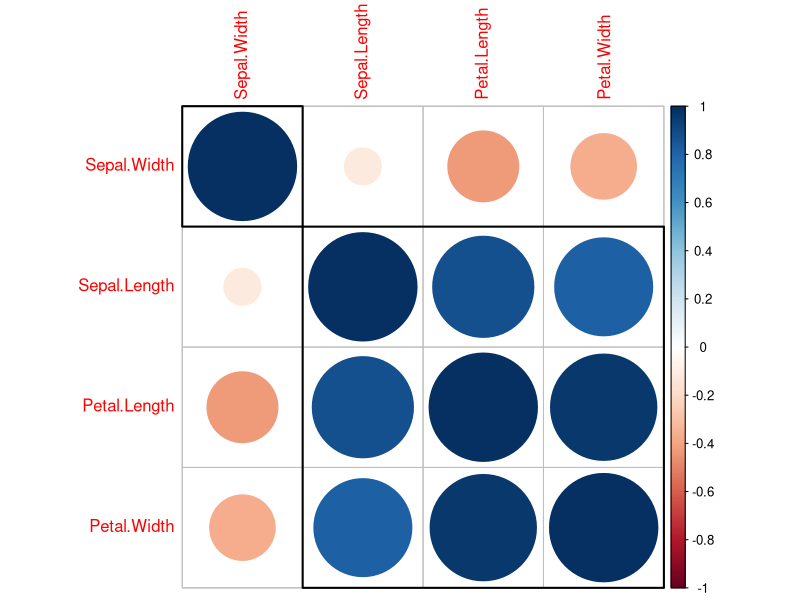
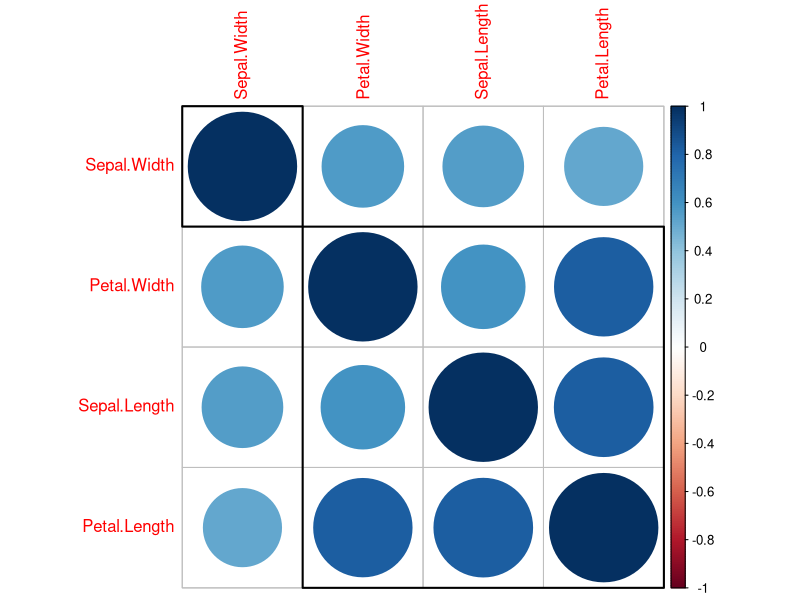

Source code (R) for these figures, in order: (Note: this script raises an error after producing the figures.)
# --------------------------------------------------------------------
# Author: MBNik
# Date: 10th June 2017

# Aim: Discrimination and Classification of the Iris dataset
# --------------------------------------------------------------------

# Libraries:
library(MASS)
library(corrplot)
library(e1071)
library(rpart)

# Clear workspace
rm(list = ls())

# Load data:
myData <- iris
str(myData)

# Data exploration:
M <- cor(myData[,c(1:4)])
corrplot(M, order = 'hclust', addrect = 2)


# Split data in training and test set:
set.seed(10062017)
myTraining <- myData[sample(nrow(myData), 
                            replace = FALSE, size = ceiling(0.7*nrow(myData))),]

ID_Training <- row.names(myTraining)
ID_Data <- row.names(myData)
ID_Test <- which(!ID_Data%in%ID_Training)

myTest <- myData[ID_Test,]
# -------------------------------
# Linear Discriminant Analysis
# -------------------------------
myTrainLDA <- lda(Species ~., data = myTraining)
predictLDA <- predict(myTrainLDA, newdata = myTest)$class

LDA_error <- table(predictLDA==myTest[,5])/ nrow(myTest)

# -------------------------------
# QDA
# -------------------------------
myTrainQDA <- qda(Species ~., data = myTraining)
predictQDA <- predict(myTrainLDA, newdata = myTest)$class

QDA_error <- table(predictLDA==myTest[,5])/ nrow(myTest)

# -------------------------------
# Crossvalidation LDA QDA 
# -------------------------------
LDA.iris  <- lda(Species~., data=iris, CV=TRUE)
QDA.iris  <- qda(Species~., data=iris, CV=TRUE)


table(LDA.iris$class, iris$Species)
1 - sum(diag(table(LDA.iris$class, iris$Species)))/ sum(table(LDA.iris$class, iris$Species))

table(QDA.iris$class, iris$Species)
1 - sum(diag(table(QDA.iris$class, iris$Species)))/ sum(table(QDA.iris$class, iris$Species))


# -------------------------------
# understanding GLM
# -------------------------------

# This is a step by step explanation who GLM can be applied for a 
# binary classifier using the iris dataset:

# ---------------------------------
# Data manipulation & preparation
# ---------------------------------

# Lets drop the virginica species in order to be able to use
# the iris dataset for a binary classification.
index <- myData$Species=='setosa'
myGLM_Data <- myData[!index,]
myGLM_Data$Species <- factor(myGLM_Data$Species)

# Create some dummy coding 
# => 1 for virginica and 0 for versicolor
myGLM_Data$virginica <- myGLM_Data$Species == 'virginica'

# Split the dataset into training and test dataset:
index <- rownames(myGLM_Data)
TrainIndex <- sample(index,size=70, replace = FALSE)
TestIndex <- which(!index%in%TrainIndex)

myTrainGLM <- myGLM_Data[TrainIndex,]
myTestGLM <- myGLM_Data[TestIndex,]

# -------------------------------
# Create a Logistic Regression Model
# => We would likt to knwo whether the species is setosa or not
# -------------------------------

model1 <- glm(virginica~Sepal.Length+Petal.Length,
             data = myTrainGLM, family = binomial(logit)) 
# Which of the variables are significant?
summary(model1)
# None of the variables seem significant
# => Lets do some data exploration:
M <- cor(myGLM_Data[,c(1:4)])
corrplot(M, order = 'hclust', addrect = 2)
# Quiet some correlation between the variables.

# Lets do a Stepwise Variable Selection
model2 <- step(model1, data = myTrainGLM)

model1 <- glm(virginica ~ Sepal.Width, data = myTrainGLM, family = binomial)
summary(model1)
# Calculate Response
myPrediction <- predict(model1, myTestGLM, type = 'response')

table(Observed=myTestGLM$virginica, Prediction=myPrediction>0.5)

# Create a model 
logit <- glm(setosa~Sepal.Length, data = myGLM_Data, family = 'binomial')
summary(logit)

# Output:
# log(p(X)/1-p(X)) = beta0 + beta1X1 + beta2X2 + beta3X3 + beta4X4
# -64.661 -329.7*Sepal.length+22.465*Petal.Length

Sepal.Length <- myGLM_Data$Sepal.Length
Species <-myGLM_Data$Species
logOdds <- -64.661-(7.140*myGLM_Data$Sepal.Length)+(22.465*myGLM_Data$Petal.Length)
#plot(logOdds)

logit2prob <- function(logit){
  odds <- exp(logit)
  prob <- odds / (1 + odds)
  return(prob)
}

plot(logit2prob(logOdds))

myProb_IsVirginia <- logit2prob(logOdds)

table(Observed=myGLM_Data$virginica, Prediction=myProb_IsVirginia>0.5)

plot(logit)


table(actual=x$virginica, predicted=pr>.5)

# -------------------------------
fit = glm(vs ~ hp, data=mtcars, family=binomial)
newdat <- data.frame(hp=seq(min(mtcars$hp), max(mtcars$hp),len=100))
newdat$vs = predict(fit, newdata=newdat, type="response")
plot(vs~hp, data=mtcars, col="red4")
lines(vs ~ hp, newdat, col="green4", lwd=2)

# -------------------------------
# K-nearest neighbors
# -------------------------------






